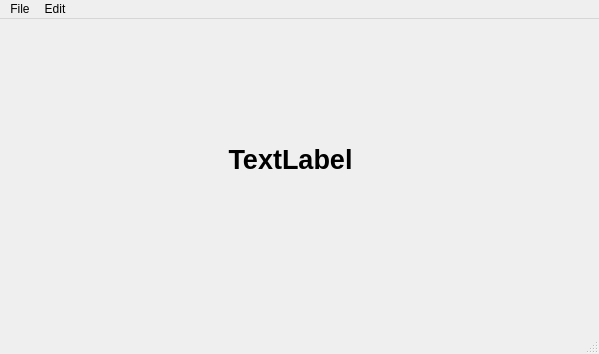
<?xml version="1.0" encoding="UTF-8"?>
<ui version="4.0">
 <class>MainWindow</class>
 <widget class="QMainWindow" name="MainWindow">
  <property name="geometry">
   <rect>
    <x>0</x>
    <y>0</y>
    <width>599</width>
    <height>354</height>
   </rect>
  </property>
  <property name="windowTitle">
   <string>MainWindow</string>
  </property>
  <widget class="QWidget" name="centralwidget">
   <widget class="QLabel" name="label">
    <property name="geometry">
     <rect>
      <x>210</x>
      <y>100</y>
      <width>161</width>
      <height>81</height>
     </rect>
    </property>
    <property name="sizePolicy">
     <sizepolicy hsizetype="Preferred" vsizetype="Preferred">
      <horstretch>0</horstretch>
      <verstretch>0</verstretch>
     </sizepolicy>
    </property>
    <property name="font">
     <font>
      <pointsize>20</pointsize>
      <weight>75</weight>
      <bold>true</bold>
     </font>
    </property>
    <property name="frameShape">
     <enum>QFrame::NoFrame</enum>
    </property>
    <property name="frameShadow">
     <enum>QFrame::Plain</enum>
    </property>
    <property name="lineWidth">
     <number>20</number>
    </property>
    <property name="midLineWidth">
     <number>20</number>
    </property>
    <property name="text">
     <string>TextLabel</string>
    </property>
    <property name="alignment">
     <set>Qt::AlignCenter</set>
    </property>
   </widget>
  </widget>
  <widget class="QMenuBar" name="menubar">
   <property name="geometry">
    <rect>
     <x>0</x>
     <y>0</y>
     <width>599</width>
     <height>21</height>
    </rect>
   </property>
   <widget class="QMenu" name="menuFile">
    <property name="title">
     <string>File</string>
    </property>
    <addaction name="actionNew"/>
    <addaction name="actionSave"/>
   </widget>
   <widget class="QMenu" name="menuEdit">
    <property name="title">
     <string>Edit</string>
    </property>
    <addaction name="actionCopy"/>
    <addaction name="actionPast"/>
   </widget>
   <addaction name="menuFile"/>
   <addaction name="menuEdit"/>
  </widget>
  <widget class="QStatusBar" name="statusbar"/>
  <action name="actionNew">
   <property name="text">
    <string>New</string>
   </property>
   <property name="statusTip">
    <string>create new file</string>
   </property>
  </action>
  <action name="actionSave">
   <property name="text">
    <string>Save</string>
   </property>
   <property name="statusTip">
    <string>save a file</string>
   </property>
   <property name="shortcut">
    <string>Ctrl+S</string>
   </property>
  </action>
  <action name="actionCopy">
   <property name="text">
    <string>Copy</string>
   </property>
   <property name="statusTip">
    <string>copy a file</string>
   </property>
   <property name="shortcut">
    <string>Ctrl+C</string>
   </property>
  </action>
  <action name="actionPast">
   <property name="text">
    <string>Past</string>
   </property>
   <property name="statusTip">
    <string>past a file</string>
   </property>
   <property name="shortcut">
    <string>Ctrl+V</string>
   </property>
  </action>
 </widget>
 <resources/>
 <connections/>
</ui>
